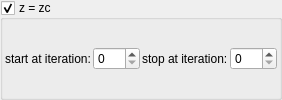
    <widget class="MyGroupBox" name="groupCheck_transf_function_enabledZc_false">
     <property name="toolTip">
      <string/>
     </property>
     <property name="title">
      <string>z = zc&amp;</string>
     </property>
     <property name="checkable">
      <bool>true</bool>
     </property>
     <layout class="QVBoxLayout" name="verticalLayout_58">
      <property name="spacing">
       <number>2</number>
      </property>
      <property name="leftMargin">
       <number>2</number>
      </property>
      <property name="topMargin">
       <number>2</number>
      </property>
      <property name="rightMargin">
       <number>2</number>
      </property>
      <property name="bottomMargin">
       <number>2</number>
      </property>
      <item>
       <layout class="QHBoxLayout" name="horizontalLayout_25" stretch="0,1,0,1">
        <item>
         <widget class="QLabel" name="label_104">
          <property name="text">
           <string>start at iteration:</string>
          </property>
         </widget>
        </item>
        <item>
         <widget class="MySpinBox" name="spinboxInt_transf_start_iterations_Zc">
          <property name="sizePolicy">
           <sizepolicy hsizetype="Minimum" vsizetype="Maximum">
            <horstretch>0</horstretch>
            <verstretch>0</verstretch>
           </sizepolicy>
          </property>
          <property name="minimum">
           <number>0</number>
          </property>
          <property name="maximum">
           <number>999</number>
          </property>
          <property name="value">
           <number>0</number>
          </property>
         </widget>
        </item>
        <item>
         <widget class="QLabel" name="label_76">
          <property name="text">
           <string>stop at iteration:</string>
          </property>
         </widget>
        </item>
        <item>
         <widget class="MySpinBox" name="spinboxInt_transf_stop_iterations_Zc">
          <property name="sizePolicy">
           <sizepolicy hsizetype="Preferred" vsizetype="Maximum">
            <horstretch>0</horstretch>
            <verstretch>0</verstretch>
           </sizepolicy>
          </property>
          <property name="maximum">
           <number>999</number>
          </property>
         </widget>
        </item>
       </layout>
      </item>
     </layout>
    </widget>
